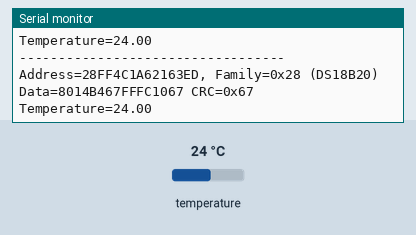
Simulated run of this sketch. Board: Arduino Uno, built with avr-gcc and run on an emulated ATmega328P. Parts: the last lines printed to the serial monitor. The test bench sets the inputs (shaded band); at power-on: temperature 24 °C.

Above: at 4.8 s.
4.9 s: temperature set to 12 °C
At 5.7 s:
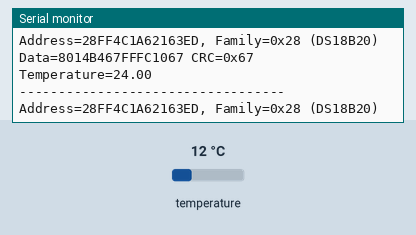
10.6 s: temperature set to 28 °C
At 13.8 s:
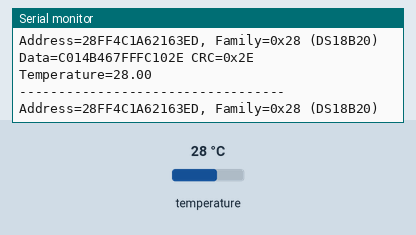
15.7 s: temperature set to 33 °C
At 18.3 s:
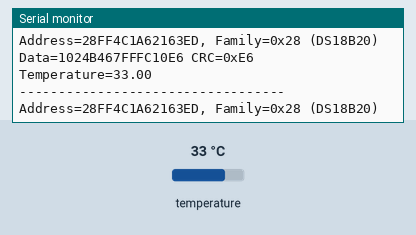
20.8 s: temperature set to 7 °C
At 24.0 s:
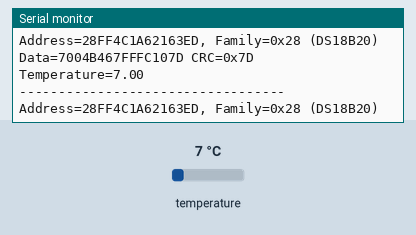
25.9 s: temperature set to 10 °C
At 28.6 s:
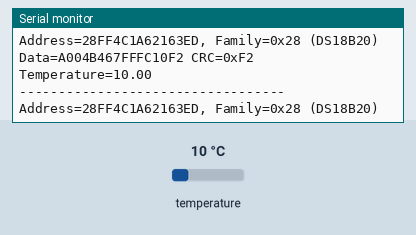
31.0 s: temperature set to 8 °C
At 34.3 s:
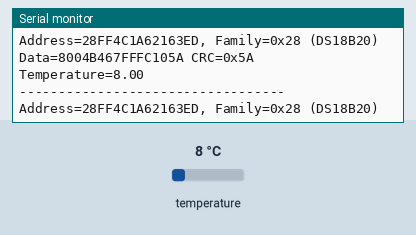
Timing chart, 0 to 35.8 s (numbered marks = the images above; inputs shaded):
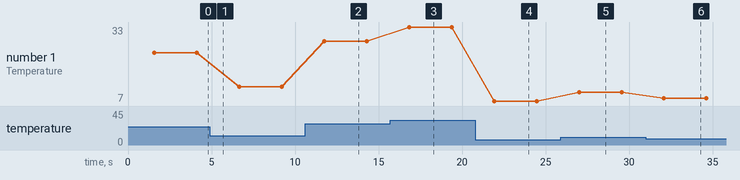

The sketch:

OneWireReading.ino
```cpp
/*

  DS18S20/OneWireReading
  Basic interrogation of a DS18S20 using 1-wire protocol

  For info and circuit diagrams see https://github.com/tardate/LittleArduinoProjects/tree/main/Electronics101/DS18S20/OneWireReading

 */

#include <OneWire.h>

const int STEP_DELAY = 1000;
const int CONVERSION_DELAY = 1500; // don't make this too short, or else may encounter conversion failures.

#define SENSOR_PIN (10)

OneWire ds(SENSOR_PIN);

byte ds_address[8];
byte ds_data[12];


void setup(void) {
  Serial.begin(9600);
}


void loop(void) {
  if (find_device()) {
    if (request_conversion()) {
      read_scratchpad();
      print_temperature();
    } else {
      Serial.println("Conversion failed.");
    }
  }
  delay(STEP_DELAY);
}


void print_address() {
  Serial.println("----------------------------------");
  Serial.print("Address=");
  for (byte i = 0; i < 8; i++) {
    Serial.print(ds_address[i], HEX);
  }

  Serial.print(", Family=0x");
  Serial.print(ds_address[0], HEX);

  switch (ds_address[0]) {
  case 0x10:
    Serial.println(" (DS18S20)");
    break;
  case 0x22:
    Serial.println(" (DS1822)");
    break;
  case 0x28:
    Serial.println(" (DS18B20)");
    break;
  default:
    Serial.println(" (Unknown)");
    break;
  }
}


bool find_device() {
  ds.reset_search();
  if (!ds.search(ds_address)) {
    Serial.print("No more ds_addressesses.\n");
    ds.reset_search();
    return false;
  }

  print_address();

  if (OneWire::crc8(ds_address, 7) != ds_address[7]) {
    Serial.print("CRC is not valid!\n");
    return false;
  }
  return true;
}


bool request_conversion() {
  ds.reset();
  ds.select(ds_address);
  ds.write(0x44, 1); // start conversion, with parasite power on at the end

  delay(CONVERSION_DELAY);
  // we might do a ds.depower() here, but the reset will take care of it.

  return ds.reset();
}


void read_scratchpad() {
  ds.select(ds_address);
  ds.write(0xBE); // Read Scratchpad

  for (byte i = 0; i < 9; ++i) ds_data[i] = ds.read(); // we need 9 bytes

  Serial.print("Data=");
  for (byte i = 0; i < 9; ++i) Serial.print(ds_data[i], HEX);

  Serial.print(" CRC=0x");
  Serial.print(OneWire::crc8(ds_data, 8), HEX);
  Serial.println();
}


void print_temperature() {
  int hi_byte, lo_byte, temperature_reading, tc_100, whole_part, fractional_part;
  bool negative;

  lo_byte = ds_data[0];
  hi_byte = ds_data[1];
  temperature_reading = (hi_byte << 8) + lo_byte;
  negative = (temperature_reading & 0x8000) > 0;
  if (negative) temperature_reading = (temperature_reading ^ 0xffff) + 1; // 2's comp

  tc_100 = 6 * temperature_reading + temperature_reading / 4; // multiply by (100 * 0.0625) or 6.25

  whole_part = tc_100 / 100; // separate off the whole_part and fractional_partional portions
  fractional_part = tc_100 % 100;

  Serial.print("Temperature=");
  if (negative)  Serial.print("-");
  Serial.print(whole_part);
  Serial.print(".");
  if (fractional_part < 10) Serial.print("0");
  Serial.println(fractional_part);
}
```

Measured:
- after the input at 10.6 s, the serial monitor: prints a new line after 1.1 s (image 2)
- after the input at 15.7 s, the serial monitor: prints a new line after 1.1 s (image 3)
- after the input at 20.8 s, the serial monitor: prints a new line after 1.1 s (image 4)
- after the input at 25.9 s, the serial monitor: prints a new line after 1.1 s (image 5)
- after the input at 31.0 s, the serial monitor: prints a new line after 1.1 s (image 6)
- plotted number 1: 24 → 12 after the input at 4.9 s, 28 → 33 after the input at 15.7 s, 33 → 7 after the input at 20.8 s, 7 → 10 after the input at 25.9 s, 10 → 8 after the input at 31.0 s
